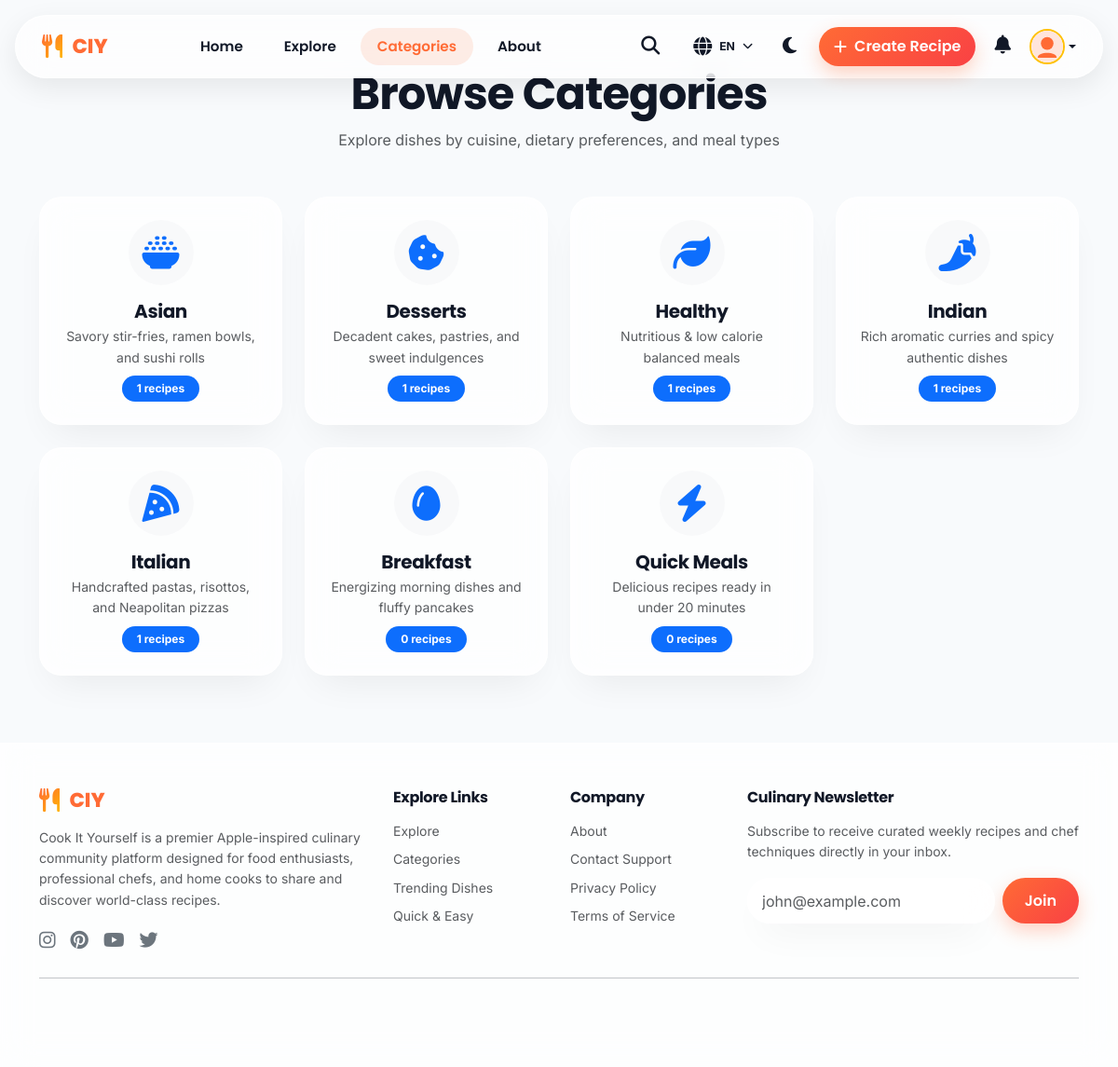
The page /pages/categories.php (signed in) on the database its author committed.
### tables this page shows
CREATE TABLE `categories` (
  `id` INT UNSIGNED AUTO_INCREMENT PRIMARY KEY,
  `name` VARCHAR(50) NOT NULL UNIQUE,
  `slug` VARCHAR(60) NOT NULL UNIQUE,
  `icon` VARCHAR(50) DEFAULT 'fa-utensils',
  `image` VARCHAR(255) DEFAULT 'default_category.jpg',
  `description` VARCHAR(255) DEFAULT NULL,
  `created_at` TIMESTAMP DEFAULT CURRENT_TIMESTAMP
);

### config/i18n.php (called while the page is built, shortened)
<?php
$currentLang = $_SESSION['lang'] ?? $_COOKIE['ciy_lang'] ?? 'en';
function t(string $key, ?string $fallback = null): string {
    global $ciy_translations, $currentLang;
    if (isset($ciy_translations[$currentLang][$key])) {
        return $ciy_translations[$currentLang][$key];
    }
    return $fallback ?? $key;
}
function t_content(?string $text): string {
    global $ciy_translations, $currentLang;
    if ($currentLang === 'en') {
        return $text;
    }
    return $text;
}

### config/database.php (called while the page is built, shortened)
<?php
class Database {
    private static ?PDO $instance = null;
    public static function getInstance(): PDO {
        if (self::$instance === null) {
            try {
                $dsn = "mysql:host=" . DB_HOST . ";port=" . DB_PORT . ";dbname=" . DB_NAME . ";charset=" . DB_CHARSET;
                $options = [
                    PDO::ATTR_ERRMODE => PDO::ERRMODE_EXCEPTION,
                    PDO::ATTR_DEFAULT_FETCH_MODE => PDO::FETCH_ASSOC,
                    PDO::ATTR_EMULATE_PREPARES => false,
                    PDO::MYSQL_ATTR_INIT_COMMAND => "SET NAMES " . DB_CHARSET
                ];
                self::$instance = new PDO($dsn, DB_USER, DB_PASS, $options);
            } catch (PDOException $e) {
                try {
                    $sqliteDir = ROOT_PATH . 'database/';
                    if (!is_dir($sqliteDir)) {
                        mkdir($sqliteDir, 0755, true);
                    }
                    $sqlitePath = $sqliteDir . 'ciy_sqlite.db';
                    $isNewDatabase = !file_exists($sqlitePath);
                    self::$instance = new PDO("sqlite:" . $sqlitePath);
                    self::$instance->setAttribute(PDO::ATTR_ERRMODE, PDO::ERRMODE_EXCEPTION);
                    self::$instance->setAttribute(PDO::ATTR_DEFAULT_FETCH_MODE, PDO::FETCH_ASSOC);
                    self::$driver = 'sqlite';
                    if ($isNewDatabase) {
                        self::seedSqlite(self::$instance);
                    }
                } catch (PDOException $ex) {
                    die("<div style='font-family:system-ui,sans-serif; padding:40px; text-align:center;'>
                        <h2>Database Connection Failed</h2>
                        <p>" . htmlspecialchars($ex->getMessage()) . "</p>
                    </div>");
                }
            }
        }
        return self::$instance;
    }
}

### classes/Category.php (called while the page is built, shortened)
<?php
require_once __DIR__ . '/../config/database.php';
class Category {
    private PDO $db;
    public function __construct() {
        $this->db = Database::getInstance();
    }
    public function getAll(): array {
        $stmt = $this->db->query("
            SELECT c.*, COUNT(r.id) AS recipe_count
            FROM categories c
            LEFT JOIN recipes r ON r.category_id = c.id AND r.is_published = 1
            GROUP BY c.id
            ORDER BY recipe_count DESC, c.name ASC
        ");
        return $stmt->fetchAll();
    }
}

### config/helpers.php (called while the page is built, shortened)
<?php
function e(?string $string): string {
    return htmlspecialchars($string ?? '', ENT_QUOTES | ENT_SUBSTITUTE, 'UTF-8');
}
function slugify(string $text): string {
    $text = preg_replace('~[^\pL\d]+~u', '-', $text);
    $text = iconv('utf-8', 'us-ascii//TRANSLIT', $text);
    $text = preg_replace('~[^-\w]+~', '', $text);
    $text = trim($text, '-');
    $text = preg_replace('~-+~', '-', $text);
    $text = strtolower($text);
    return empty($text) ? 'n-a' : $text;
}

### pages/categories.php (the view, shortened to what this page needs)
<?php
require_once __DIR__ . '/../config/helpers.php';
require_once __DIR__ . '/../classes/Category.php';
$categoryEngine = new Category();
$categories = $categoryEngine->getAll();
require_once __DIR__ . '/../includes/header.php';
require_once __DIR__ . '/../includes/navbar.php';
?>
<div class="container py-5 my-4">
    <div class="text-center mb-5">
        <h2 class="font-heading fw-bold display-5 mb-2"><?= t('browse_categories') ?></h2>
        <p class="text-muted"><?= t('browse_categories_subtitle') ?></p>
    </div>
    <div class="row g-4">
        <?php foreach ($categories as $cat): ?>
            <div class="col-md-4 col-lg-3">
                <a href="<?= BASE_URL ?>/pages/explore.php?category=<?= e($cat['slug']) ?>" class="glass-card text-center p-4 d-block text-reset h-100" data-aos="fade-up">
                    <div class="icon-box bg-light rounded-circle mx-auto mb-3 d-flex align-items-center justify-content-center" style="width:70px; height:70px;">
                        <i class="fa-solid <?= e($cat['icon']) ?> display-6 text-primary"></i>
                    </div>
                    <h5 class="font-heading fw-bold mb-1"><?= t(slugify($cat['name']), e($cat['name'])) ?></h5>
                    <p class="text-muted small mb-2"><?= t_content(e($cat['description'])) ?></p>
                    <span class="badge bg-primary rounded-pill px-3 py-2"><?= $cat['recipe_count'] ?> recipes</span>
                </a>
            </div>
        <?php endforeach; ?>
    </div>
</div>
<?php require_once __DIR__ . '/../includes/footer.php'; ?>

### assets/css/style.css (style rules this page uses)
:root { --primary: #FF6B35; --primary-hover: #E85A24; --primary-light: rgba(255, 107, 53, 0.12); --secondary: #FFB703; --accent: #F94144; --bg-main: #F8FAFC; --bg-card: rgba(255, 255, 255, 0.72); --bg-card-solid: #FFFFFF; --bg-glass: rgba(255, 255, 255, 0.65); --text-main: #111827; --text-muted: #6B7280; --text-inverse: #FFFFFF; --border-glass: rgba(255, 255, 255, 0.8); --border-subtle: rgba(229, 231, 235, 0.7); --shadow-glass: 0 20px 40px -15px rgba(0, 0, 0, 0.07), 0 0 15px rgba(255, 255, 255, 0.5) inset; --shadow-hover: 0 25px 50px -12px rgba(255, 107, 53, 0.25); --font-heading: 'Poppins', -apple-system, BlinkMacSystemFont, sans-serif; --font-body: 'Inter', -apple-system, BlinkMacSystemFont, sans-serif; --blur-glass: blur(18px); --radius-lg: 24px; --radius-md: 16px; --radius-sm: 12px; --radius-pill: 9999px; --transition: all 0.35s cubic-bezier(0.16, 1, 0.3, 1); }
* { box-sizing: border-box; margin: 0; padding: 0; }
body { font-family: var(--font-body); background-color: var(--bg-main); color: var(--text-main); line-height: 1.6; overflow-x: hidden; transition: background-color 0.4s ease, color 0.4s ease; min-height: 100vh; display: flex; flex-direction: column; }
h1, h2, h3, h4, h5, h6, .font-heading { font-family: var(--font-heading); font-weight: 700; color: var(--text-main); letter-spacing: -0.02em; }
a { text-decoration: none; color: inherit; transition: var(--transition); }
.glass-card { background: var(--bg-card); backdrop-filter: var(--blur-glass); -webkit-backdrop-filter: var(--blur-glass); border: 1px solid var(--border-glass); border-radius: var(--radius-lg); box-shadow: var(--shadow-glass); transition: var(--transition); }

### rows shown on the page
categories: name "Asian", description "Savory stir-fries, ramen bowls, and sushi rolls", recipe_count "1"
categories: name "Desserts", description "Decadent cakes, pastries, and sweet indulgences", recipe_count "1"
categories: name "Healthy", description "Nutritious & low calorie balanced meals", recipe_count "1"
categories: name "Indian", description "Rich aromatic curries and spicy authentic dishes", recipe_count "1"
categories: name "Italian", description "Handcrafted pastas, risottos, and Neapolitan pizzas", recipe_count "1"
categories: name "Breakfast", description "Energizing morning dishes and fluffy pancakes", recipe_count "0"
categories: name "Quick Meals", description "Delicious recipes ready in under 20 minutes", recipe_count "0"

### other values the page prints
t('home') "Home"
t('explore') "Explore"
t('categories') "Categories"
t('about') "About"
CURRENT_LANG "EN"
t('create_recipe') "Create Recipe"
t('browse_categories') "Browse Categories"
t('browse_categories_subtitle') "Explore dishes by cuisine, dietary preferences, and meal types"
t('quick_links') "Explore Links"
t('company') "Company"
t('newsletter') "Culinary Newsletter"
